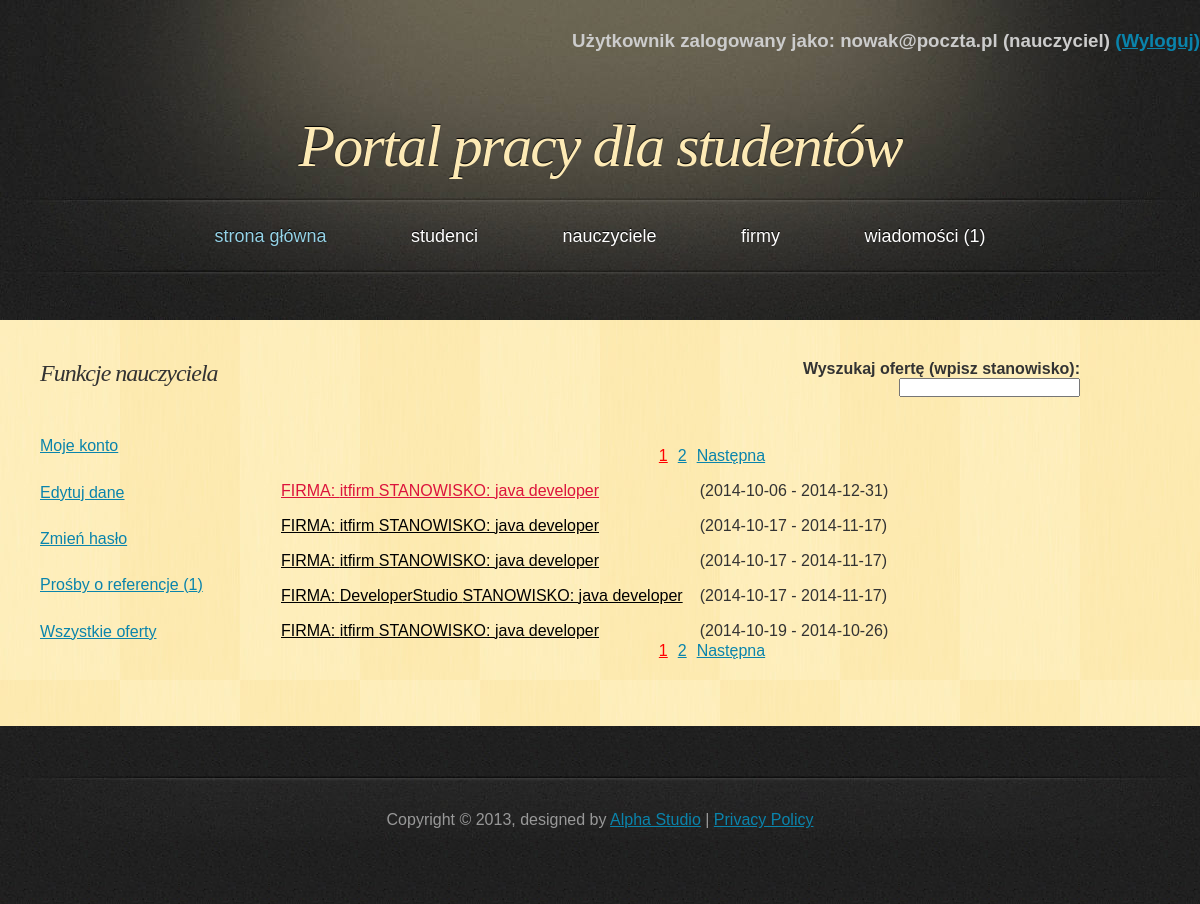
Page /PortalPracy/php/list_offer_all.php (signed in) on the earlier database version.
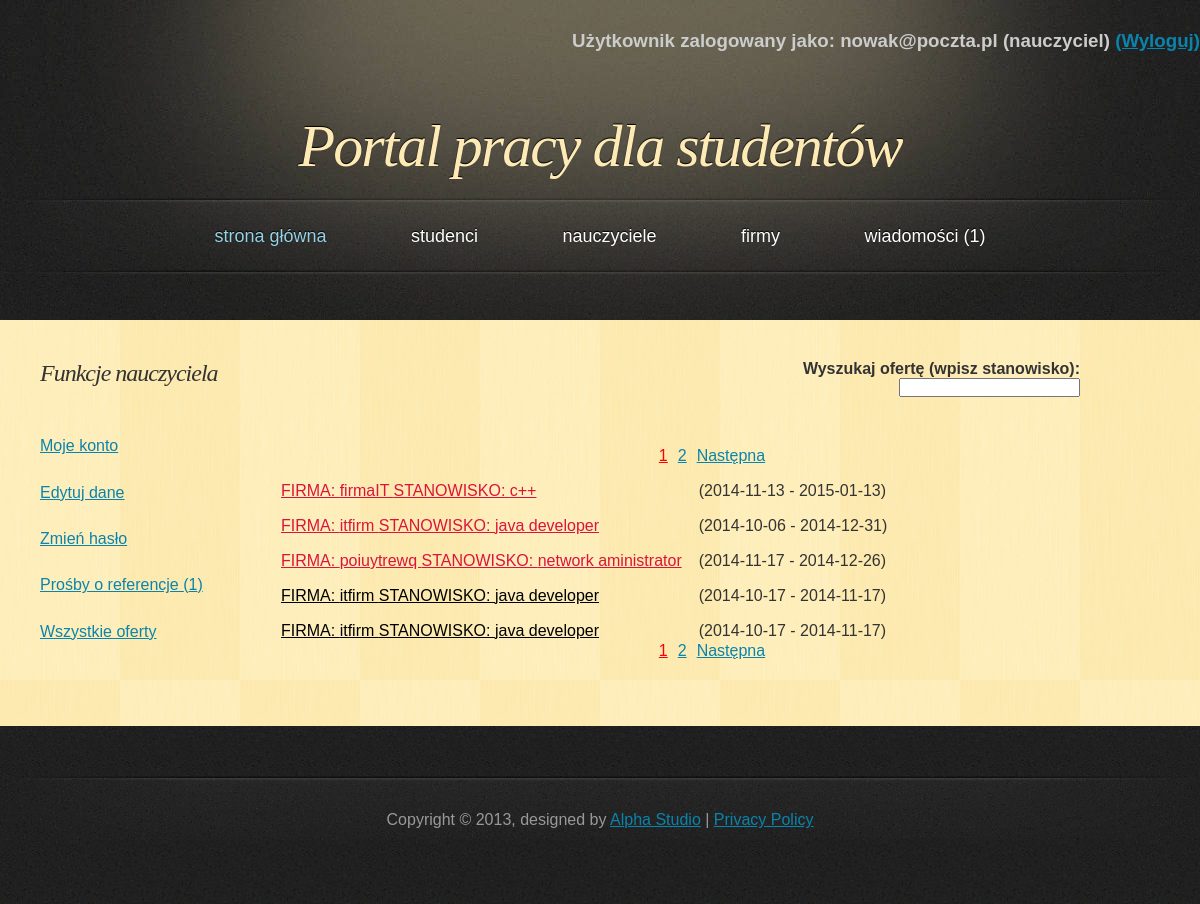
Same page on the later database version.
### tables this page shows
CREATE TABLE IF NOT EXISTS `offer` (
  `offer_id` int(11) NOT NULL AUTO_INCREMENT,
  `company_id` int(11) NOT NULL,
  `job` varchar(40) NOT NULL,
  `description` text NOT NULL,
  `requirements` text NOT NULL,
  `place_of_work` varchar(25) NOT NULL,
  `employment_status` text NOT NULL,
  `number_of_hours` int(11) NOT NULL,
  `length_of_contract` varchar(40) NOT NULL,
  `salary` int(11) NOT NULL,
  `date_from` date NOT NULL,
  `date_to` date NOT NULL,
  PRIMARY KEY (`offer_id`),
  KEY `company_id` (`company_id`)
);

CREATE TABLE IF NOT EXISTS `company` (
  `company_id` int(11) NOT NULL AUTO_INCREMENT,
  `name` varchar(50) NOT NULL,
  `address` varchar(50) NOT NULL,
  `telephone` varchar(11) NOT NULL,
  `e_mail` varchar(50) NOT NULL,
  `password` varchar(100) NOT NULL,
  `active` tinyint(1) NOT NULL,
  `account_create_date` date NOT NULL,
  `photoname` varchar(30) NOT NULL,
  PRIMARY KEY (`company_id`)
);

### PortalPracy/php/classDatabase.php (called while the page is built, shortened)
<?php
class Database {
    private $db;
    function __construct() {
        $this->server = 'localhost';
        $this->user = 'root';
        $this->password = '';
        $this->basename = 'data_base';
        $this->db = new mysqli($this->server, $this->user, $this->password, $this->basename);
        if ($this->db->connect_error) {
            die('Blad polaczenia z baza danych (' . $this->db->connect_errno . ') ' . $this->db->connect_error);
        } else {
            $this->db->query("SET NAMES 'utf8'");
        }
    }
    function get_asks_for_reference($teacher_id) {
        if ($result = $this->db->query("SELECT * FROM `ask_for_reference` a JOIN `student` s ON a.`student_id`=s.`student_id` WHERE `teacher_id`='$teacher_id' AND a.`status`='0' ORDER BY `date` DESC")) {
            return $result;
        }
    }
    function get_offer_number() {
        if ($result = $this->db->query("SELECT * FROM `offer`")) {
            $all_offers = $result->num_rows;
        }
        return $all_offers;
    }
    function get_offer_list($start, $onpage) {
        if ($result = $this->db->query("SELECT * FROM `offer` o JOIN `company` c ON o.`company_id`=c.`company_id` ORDER BY `date_to` DESC LIMIT $start, $onpage ")) {
            return $result;
        }
    }
    function get_message_to_teacher_number($teacher_id) {
        if ($result = $this->db->query("SELECT * FROM `message`  WHERE `teacher_to` =$teacher_id AND `read`=0")) {
            $all_offers = $result->num_rows;
        }
        return $all_offers;
    }
}

### PortalPracy/php/list_offer_all.php (the view, shortened to what this page needs)
<!DOCTYPE html>
<html>
    <head>
        <link href="../css/style.css" rel="stylesheet" type="text/css" />
    </head>
    <body>
        <div id="header">
            <?php
            include_once 'classPage.php';
            $page = new Page;
            $page->dologinfo();
            ?>
            <h1><a href="index.php">Portal pracy dla studentów</a></h1>
        </div>
        <?php
        $page->domenu();
        ?>
        <div id="main">
            <div id="content">
                <?php
                if (isset($_SESSION['name'])) {
                    if (($_SESSION['usertype'] == 'student') or $_SESSION['usertype'] == 'nauczyciel') {
                        ?>
                <div class="search">
                    <h4>Wyszukaj ofertę (wpisz stanowisko):</h4>
                    <form>
                        <span class='tooltips'><input type="text" onkeyup="show_hint(this.value, 'hint_offer_all.php?q=')">
                        </span>
                    </form>
                </div>
                <?php
                        include_once 'classDatabase.php';
                        $db = new Database();
                        $onpage = 5;
                        $all = $db->get_offer_number();
                        $start = $page->dopaging($onpage, $all, "list_offer_all.php?");
                        $result = $db->get_offer_list($start, $onpage);
                        echo "<table><tbody>";
                        while ($obj = $result->fetch_object()) {
                            echo "<tr>";
                            echo "<td><a href='offer_description.php?id=" . $obj->offer_id . "'";
                            $today = date('Y-m-d', time());
                            if ($today >= $obj->date_from && $today <= $obj->date_to) {
                                echo "class=offer_active";
                            } else {
                                echo "class=offer_inactive";
                            }
                            echo ">FIRMA: " . $obj->name . " STANOWISKO: " . $obj->job . "</a></td>";
                            echo "<td>(".$obj->date_from."   -   ".$obj->date_to.")</td>";
                            echo "</tr>";
                        }
                        echo "</tbody></table>";
                        $page->dopaging($onpage, $all, "list_offer_all.php?");
                    }
                } else {
                    echo "<h3>Aby zobaczyć listę ofert, musisz się <a href='login.php'>zalogować</a></h3>";
                }
                ?>
            </div>
            <div id="sidebar">
                <?php
                $page->dosidebar();
                ?>
            </div>
            <div class="clearing">&nbsp;</div>
        </div>
        <?php
        $page->dofooter();
        ?>
    </body>
</html>

### PortalPracy/php/classPage.php (shortened to what this page needs)
<?php
class Page {
    function dofooter() {
        echo '<div id="footer">
            <p>Copyright &copy; 2013, designed by <a href="http://www.alphastudio.pl/">Alpha Studio</a> | <a href="#">Privacy Policy</a></p>
        </div>';
    }
    function dologinfo() {
        if (isset($_SESSION["name"])) {
            echo "<h3 id='log_info'>Użytkownik zalogowany jako: <span>" . $_SESSION['name'] . " (" . $_SESSION['usertype'] . ")</span> ";
            echo "<a href='logout.php' >(Wyloguj)</a></h3>";
        } else {
            echo "<h3 id='log_info'> <a href='login.php'>Zaloguj się</a>, a jeśli nie masz konta <a href='register.php'>zarejestruj się</a> </h3>";
        }
    }
    function domenu() {
        echo '<div id="menu">
            <ul>
                <li class="active"><a href="index.php">Strona główna</a></li>
                <li><a href="list_student.php">Studenci</a></li>
                <li><a href="list_teacher.php">Nauczyciele</a></li>
                <li><a href="list_company.php">Firmy</a></li>
                <li><a href="messages.php">Wiadomości';
        include_once 'classDatabase.php';
        $db = new Database();
        if (isset($_SESSION['usertype'])) {
            if ($_SESSION['usertype'] == 'student') {
                $num_mes = $db->get_message_to_student_number($_SESSION['id']);
                echo " ($num_mes)";
            } else if ($_SESSION['usertype'] == 'nauczyciel') {
                $num_mes = $db->get_message_to_teacher_number($_SESSION['id']);
                echo " ($num_mes)";
            } else if ($_SESSION['usertype'] == 'firma') {
                $num_mes = $db->get_message_to_company_number($_SESSION['id']);
                echo " ($num_mes)";
            }
        }
        echo '</a></li>
            </ul>
        </div>';
    }
    function dosidebar() {
            ?>
            <?php
        if (isset($_SESSION['name']) and !strcmp($_SESSION['usertype'], "nauczyciel")) {
            ?>
            <h2>Funkcje nauczyciela</h2>
            <ul>
                <li><a href="profile_teacher.php">Moje konto</a></li>
                <li><a href="edit_data.php">Edytuj dane</a></li>
                <li><a href="change_password.php">Zmień hasło</a></li>
                <li><a href="index.php">Prośby o referencje
                        <?php
                        include_once 'classDatabase.php';
                        $db = new Database();
                        $result = $db->get_asks_for_reference($_SESSION['id']);
                        echo '(' . $result->num_rows . ')';
                        ?>
                    </a></li>
                <li><a href="list_offer_all.php">Wszystkie oferty</a></li>
                <li><a href="#"></a></li>
            </ul>
            <?php
        }
            ?>
            <?php
    }
    function dopaging($onpage, $all, $filename) {
        $allpages = ceil($all / $onpage);
        if (!isset($_GET['page']) or $_GET['page'] > $allpages) {
            $current_page = 1;
        } else {
            $current_page = $_GET['page'];
        }
        $start = ($current_page - 1) * $onpage;
        $next = $current_page + 1;
        echo "<div id='pages'><ul>";
        for ($i = 1; $i <= $allpages; $i++) {
            if ($i == $current_page) {
                echo "<li class='current'>";
            } else {
                echo "<li>";
            }
            echo "<a href='" . $filename . "page=" . $i . "'>" . $i . "</a></li>";
        }
        if ($current_page < $allpages) {
            echo "<li><a href='" . $filename . "page=" . $next . "'>Następna</a></li>";
        }
        echo "</ul></div>";
        return $start;
    }
}

### PortalPracy/css/style.css (style rules this page uses)
* { margin: 0; padding: 0; }
body { font: 16px "Trebuchet MS", Arial, Helvetica, sans-serif; color: #333333; background: #202020 url('../images/bg.jpg'); }
h1, h2 { font-family: Georgia, Times, serif; font-weight: normal; font-style: italic; }
h1 { font-size: 3em; letter-spacing: -2px; }
h2 { font-size: 2.5em; letter-spacing: -1px; }
p { padding: .75em 0; line-height: 1.5em; }
a { text-decoration: underline; color: #0A84AC; }
#header, #menu, #footer { margin: 0 auto; width: 1200px; }
#header { height: 197px; background: #202020 url('../images/header.jpg'); }
#header h1 { font-size: 60px; text-align: center; text-shadow: 0px -1px 1px #000000; color: #FDEAB5; padding-top: 60px; }
#header h1 a { text-decoration: none; color: #FDEAB5; }
#log_info { text-align: right; padding-top: 30px; color: #CCC; }
#menu { height: 123px; text-align: center; background: #202020 url('../images/menu.jpg'); }
#menu ul { list-style: none; padding-top: 28px; }
#menu ul li { display: inline; }
#menu ul li a { padding: 0 40px; font-size: 18px; line-height: 22px; text-transform: lowercase; text-decoration: none; text-shadow: 0px -1px 1px #000000; color: #FFFFFF; }
#menu ul li.active a, #menu ul li.active a:hover { color: #95D3E7; }
#main { width: 1120px; margin: 0 auto 50px auto; padding: 40px 40px 0 40px; background: #FEEBB2 url('../images/main.jpg'); }
#content { float: right; width: 80%; padding: 0 0 20px 0; }
#sidebar { float: left; width: 20%; padding: 0 0 20px 0; }
#sidebar h2 { font-size: 1.5em; }
#sidebar ul { list-style: none; margin: 2.25em 0 2.75em 0; }
#sidebar ul li { padding: .2em 0; line-height: 2.5em; }
.clearing { clear: both; height: 1px; overflow: hidden; }
#footer { clear: both; padding: 20px 0 60px 0; color: #999999; background: url('../images/footer.jpg') no-repeat top; }
#footer p { text-align: center; }
form { margin: 0; }
td { padding-left: 15px; padding-top: 15px; }
#pages ul { list-style-type:none; float:left; position:relative; left:50%; }
#pages li { float:left; margin:0 5px; position:relative; right:50%; }
#pages li.current a { color:#F00; }
.search { text-align: right; margin: auto 80px 50px auto; }
span.tooltips { position: relative; display: inline; }
.offer_active { color:crimson; }
.offer_inactive { color:black; }

Differences in the rows shown:
no longer on this page (row unchanged): offer: company.name "DeveloperStudio", job "java developer", date_from "2014-10-17", date_to "2014-11-17"
no longer on this page (row unchanged): offer: company.name "itfirm", job "java developer", date_from "2014-10-19", date_to "2014-10-26"
added offer: company.name "firmaIT", job "c++", date_from "2014-11-13", date_to "2015-01-13"
added offer: company.name "poiuytrewq", job "network aministrator", date_from "2014-11-17", date_to "2014-12-26"
